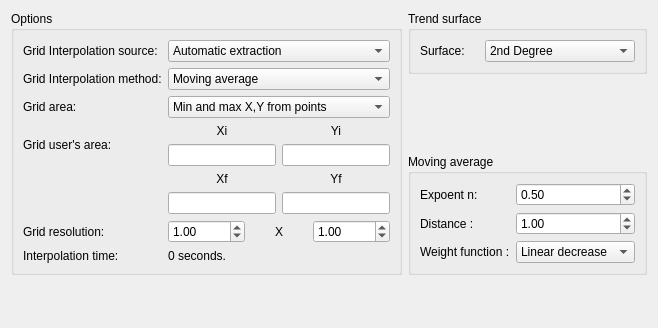
     <widget class="QWidget" name="tab_4">
      <attribute name="title">
       <string>Interpolation</string>
      </attribute>
      <layout class="QGridLayout" name="gridLayout_15">
       <item row="0" column="0">
        <layout class="QHBoxLayout" name="horizontalLayout_21">
         <item>
          <widget class="QGroupBox" name="groupBox_6">
           <property name="title">
            <string>Options</string>
           </property>
           <layout class="QGridLayout" name="gridLayout_12">
            <item row="0" column="0">
             <widget class="QLabel" name="label_27">
              <property name="text">
               <string>Grid Interpolation source:</string>
              </property>
             </widget>
            </item>
            <item row="0" column="1">
             <widget class="QComboBox" name="comboBox0">
              <property name="currentIndex">
               <number>0</number>
              </property>
              <item>
               <property name="text">
                <string>Automatic extraction</string>
               </property>
              </item>
              <item>
               <property name="text">
                <string>Manual extraction</string>
               </property>
              </item>
              <item>
               <property name="text">
                <string>Both</string>
               </property>
              </item>
             </widget>
            </item>
            <item row="1" column="0">
             <widget class="QLabel" name="label_23">
              <property name="text">
               <string>Grid Interpolation method:</string>
              </property>
             </widget>
            </item>
            <item row="1" column="1">
             <widget class="QComboBox" name="comboBox1">
              <property name="currentIndex">
               <number>0</number>
              </property>
              <item>
               <property name="text">
                <string>Moving average</string>
               </property>
              </item>
              <item>
               <property name="text">
                <string>Moving surface</string>
               </property>
              </item>
              <item>
               <property name="text">
                <string>Trend surface</string>
               </property>
              </item>
              <item>
               <property name="text">
                <string>Nearest point</string>
               </property>
              </item>
             </widget>
            </item>
            <item row="2" column="0">
             <widget class="QLabel" name="label_38">
              <property name="text">
               <string>Grid area:</string>
              </property>
             </widget>
            </item>
            <item row="2" column="1">
             <widget class="QComboBox" name="comboBox2_2">
              <item>
               <property name="text">
                <string>Min and max X,Y from points</string>
               </property>
              </item>
              <item>
               <property name="text">
                <string>User defined</string>
               </property>
              </item>
             </widget>
            </item>
            <item row="3" column="0">
             <widget class="QLabel" name="label_52">
              <property name="text">
               <string>Grid user's area:</string>
              </property>
             </widget>
            </item>
            <item row="3" column="1">
             <layout class="QHBoxLayout" name="horizontalLayout_19">
              <item>
               <layout class="QVBoxLayout" name="verticalLayout_4">
                <item>
                 <widget class="QLabel" name="label_53">
                  <property name="text">
                   <string>Xi</string>
                  </property>
                  <property name="alignment">
                   <set>Qt::AlignCenter</set>
                  </property>
                 </widget>
                </item>
                <item>
                 <widget class="QLineEdit" name="XilineEdit"/>
                </item>
               </layout>
              </item>
              <item>
               <layout class="QVBoxLayout" name="verticalLayout_5">
                <item>
                 <widget class="QLabel" name="label_54">
                  <property name="text">
                   <string>Yi</string>
                  </property>
                  <property name="alignment">
                   <set>Qt::AlignCenter</set>
                  </property>
                 </widget>
                </item>
                <item>
                 <widget class="QLineEdit" name="YilineEdit"/>
                </item>
               </layout>
              </item>
             </layout>
            </item>
            <item row="4" column="1">
             <layout class="QHBoxLayout" name="horizontalLayout_20">
              <item>
               <layout class="QVBoxLayout" name="verticalLayout_7">
                <item>
                 <widget class="QLabel" name="label_56">
                  <property name="text">
                   <string>Xf</string>
                  </property>
                  <property name="alignment">
                   <set>Qt::AlignCenter</set>
                  </property>
                 </widget>
                </item>
                <item>
                 <widget class="QLineEdit" name="XflineEdit"/>
                </item>
               </layout>
              </item>
              <item>
               <layout class="QVBoxLayout" name="verticalLayout_6">
                <item>
                 <widget class="QLabel" name="label_55">
                  <property name="text">
                   <string>Yf</string>
                  </property>
                  <property name="alignment">
                   <set>Qt::AlignCenter</set>
                  </property>
                 </widget>
                </item>
                <item>
                 <widget class="QLineEdit" name="YflineEdit"/>
                </item>
               </layout>
              </item>
             </layout>
            </item>
            <item row="5" column="0">
             <widget class="QLabel" name="label_16">
              <property name="text">
               <string>Grid resolution:</string>
              </property>
             </widget>
            </item>
            <item row="5" column="1">
             <layout class="QHBoxLayout" name="horizontalLayout_2">
              <item>
               <widget class="QDoubleSpinBox" name="doubleSpinBox_8">
                <property name="minimum">
                 <double>0.100000000000000</double>
                </property>
                <property name="maximum">
                 <double>10000.000000000000000</double>
                </property>
                <property name="value">
                 <double>1.000000000000000</double>
                </property>
               </widget>
              </item>
              <item>
               <widget class="QLabel" name="label_17">
                <property name="text">
                 <string>X</string>
                </property>
                <property name="alignment">
                 <set>Qt::AlignCenter</set>
                </property>
               </widget>
              </item>
              <item>
               <widget class="QDoubleSpinBox" name="doubleSpinBox_9">
                <property name="minimum">
                 <double>0.100000000000000</double>
                </property>
                <property name="maximum">
                 <double>10000.000000000000000</double>
                </property>
                <property name="value">
                 <double>1.000000000000000</double>
                </property>
               </widget>
              </item>
             </layout>
            </item>
            <item row="6" column="0">
             <widget class="QLabel" name="label_60">
              <property name="text">
               <string>Interpolation time:</string>
              </property>
             </widget>
            </item>
            <item row="6" column="1">
             <widget class="QLabel" name="timeLabel">
              <property name="text">
               <string>0 seconds.</string>
              </property>
             </widget>
            </item>
           </layout>
          </widget>
         </item>
         <item>
          <layout class="QVBoxLayout" name="verticalLayout_8">
           <item>
            <widget class="QGroupBox" name="groupBox_5">
             <property name="title">
              <string>Trend surface</string>
             </property>
             <layout class="QGridLayout" name="gridLayout_11">
              <item row="0" column="0">
               <widget class="QLabel" name="label_24">
                <property name="text">
                 <string>Surface:</string>
                </property>
               </widget>
              </item>
              <item row="0" column="1">
               <widget class="QComboBox" name="comboBox6">
                <property name="currentIndex">
                 <number>3</number>
                </property>
                <item>
                 <property name="text">
                  <string>Plane</string>
                 </property>
                </item>
                <item>
                 <property name="text">
                  <string>2nd Degree Linear</string>
                 </property>
                </item>
                <item>
                 <property name="text">
                  <string>2nd Degree Parabolic</string>
                 </property>
                </item>
                <item>
                 <property name="text">
                  <string>2nd Degree</string>
                 </property>
                </item>
                <item>
                 <property name="text">
                  <string>3rd Degree</string>
                 </property>
                </item>
               </widget>
              </item>
             </layout>
            </widget>
           </item>
           <item>
            <spacer name="verticalSpacer_3">
             <property name="orientation">
              <enum>Qt::Vertical</enum>
             </property>
             <property name="sizeHint" stdset="0">
              <size>
               <width>88</width>
               <height>17</height>
              </size>
             </property>
            </spacer>
           </item>
           <item>
            <widget class="QGroupBox" name="groupBox_4">
             <property name="title">
              <string>Moving average</string>
             </property>
             <layout class="QGridLayout" name="gridLayout_7">
              <item row="0" column="0">
               <widget class="QLabel" name="label_26">
                <property name="text">
                 <string>Expoent n:</string>
                </property>
               </widget>
              </item>
              <item row="0" column="1">
               <widget class="QDoubleSpinBox" name="doubleSpinBox15">
                <property name="minimum">
                 <double>0.010000000000000</double>
                </property>
                <property name="maximum">
                 <double>100.000000000000000</double>
                </property>
                <property name="singleStep">
                 <double>0.100000000000000</double>
                </property>
                <property name="value">
                 <double>0.500000000000000</double>
                </property>
               </widget>
              </item>
              <item row="1" column="0">
               <widget class="QLabel" name="label_25">
                <property name="text">
                 <string>Distance :</string>
                </property>
               </widget>
              </item>
              <item row="2" column="0">
               <widget class="QLabel" name="label_28">
                <property name="text">
                 <string>Weight function :</string>
                </property>
               </widget>
              </item>
              <item row="2" column="1">
               <widget class="QComboBox" name="comboBox7">
                <property name="currentIndex">
                 <number>1</number>
                </property>
                <item>
                 <property name="text">
                  <string>Invert distance</string>
                 </property>
                </item>
                <item>
                 <property name="text">
                  <string>Linear decrease</string>
                 </property>
                </item>
               </widget>
              </item>
              <item row="1" column="1">
               <widget class="QDoubleSpinBox" name="doubleSpinBox16">
                <property name="minimum">
                 <double>0.010000000000000</double>
                </property>
                <property name="maximum">
                 <double>1000000.000000000000000</double>
                </property>
                <property name="singleStep">
                 <double>1.000000000000000</double>
                </property>
                <property name="value">
                 <double>1.000000000000000</double>
                </property>
               </widget>
              </item>
             </layout>
            </widget>
           </item>
          </layout>
         </item>
        </layout>
       </item>
       <item row="1" column="0">
        <spacer name="verticalSpacer_10">
         <property name="orientation">
          <enum>Qt::Vertical</enum>
         </property>
         <property name="sizeHint" stdset="0">
          <size>
           <width>88</width>
           <height>42</height>
          </size>
         </property>
        </spacer>
       </item>
      </layout>
     </widget>
